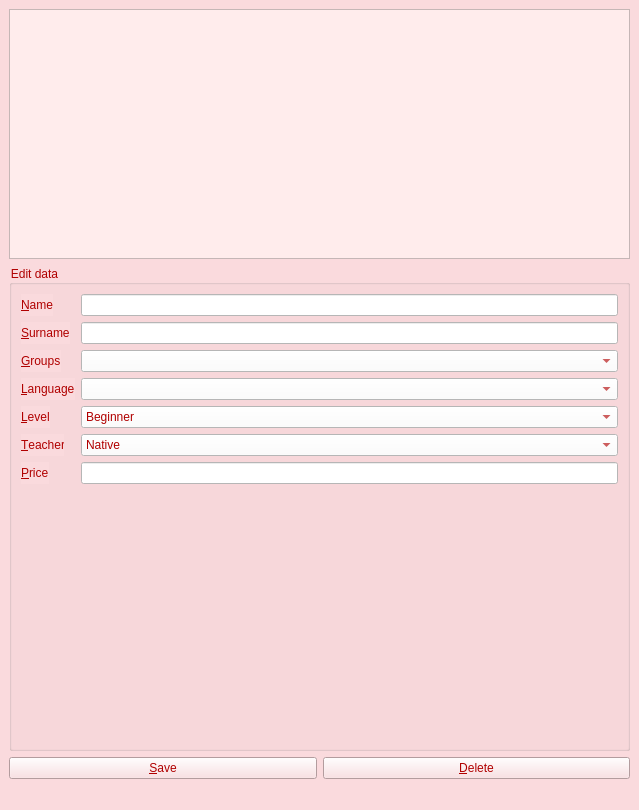
<?xml version="1.0" encoding="UTF-8"?>
<ui version="4.0">
 <class>EditWindow</class>
 <widget class="QMainWindow" name="EditWindow">
  <property name="geometry">
   <rect>
    <x>0</x>
    <y>0</y>
    <width>639</width>
    <height>810</height>
   </rect>
  </property>
  <property name="windowTitle">
   <string>Edit data</string>
  </property>
  <property name="styleSheet">
   <string notr="true">background-color: rgb(250, 218, 221)</string>
  </property>
  <widget class="QWidget" name="centralwidget">
   <layout class="QVBoxLayout" name="verticalLayout">
    <item>
     <widget class="QTableView" name="tableView">
      <property name="maximumSize">
       <size>
        <width>622</width>
        <height>250</height>
       </size>
      </property>
      <property name="styleSheet">
       <string notr="true">background-color: rgb(255, 236, 236);
font: 63 15pt &quot;Yrsa&quot;;
color: rgb(176, 0, 0);</string>
      </property>
     </widget>
    </item>
    <item>
     <widget class="QGroupBox" name="groupBox">
      <property name="styleSheet">
       <string notr="true">background-color: rgb(250, 218, 221);
font: 63 15pt &quot;Yrsa&quot;;
color: rgb(176, 0, 0);</string>
      </property>
      <property name="title">
       <string>Edit data</string>
      </property>
      <layout class="QFormLayout" name="formLayout">
       <item row="0" column="0">
        <widget class="QLabel" name="label">
         <property name="styleSheet">
          <string notr="true">font: 63 25pt &quot;Yrsa&quot;;
color: rgb(176, 0, 0);</string>
         </property>
         <property name="text">
          <string>&amp;Name</string>
         </property>
         <property name="buddy">
          <cstring>NameLineEdit</cstring>
         </property>
        </widget>
       </item>
       <item row="0" column="1">
        <widget class="QLineEdit" name="NameLineEdit">
         <property name="styleSheet">
          <string notr="true">background-color: rgb(255, 255, 255);
font: 63 25pt &quot;Yrsa&quot;;
color: rgb(176, 0, 0);</string>
         </property>
        </widget>
       </item>
       <item row="1" column="0">
        <widget class="QLabel" name="label_2">
         <property name="styleSheet">
          <string notr="true">font: 63 25pt &quot;Yrsa&quot;;
color: rgb(176, 0, 0);</string>
         </property>
         <property name="text">
          <string>&amp;Surname</string>
         </property>
         <property name="buddy">
          <cstring>SurnameLineEdit</cstring>
         </property>
        </widget>
       </item>
       <item row="1" column="1">
        <widget class="QLineEdit" name="SurnameLineEdit">
         <property name="styleSheet">
          <string notr="true">background-color: rgb(255, 255, 255);
font: 63 25pt &quot;Yrsa&quot;;
color: rgb(176, 0, 0);</string>
         </property>
        </widget>
       </item>
       <item row="2" column="0">
        <widget class="QLabel" name="label_3">
         <property name="styleSheet">
          <string notr="true">font: 63 25pt &quot;Yrsa&quot;;
color: rgb(176, 0, 0);</string>
         </property>
         <property name="text">
          <string>&amp;Groups</string>
         </property>
         <property name="buddy">
          <cstring>GroupsComboBox</cstring>
         </property>
        </widget>
       </item>
       <item row="2" column="1">
        <widget class="QComboBox" name="GroupsComboBox">
         <property name="styleSheet">
          <string notr="true">background-color: rgb(255, 255, 255);
font: 63 25pt &quot;Yrsa&quot;;
color: rgb(176, 0, 0);</string>
         </property>
        </widget>
       </item>
       <item row="3" column="0">
        <widget class="QLabel" name="label_4">
         <property name="styleSheet">
          <string notr="true">font: 63 25pt &quot;Yrsa&quot;;
color: rgb(176, 0, 0);</string>
         </property>
         <property name="text">
          <string>&amp;Language</string>
         </property>
         <property name="buddy">
          <cstring>LangComboBox</cstring>
         </property>
        </widget>
       </item>
       <item row="3" column="1">
        <widget class="QComboBox" name="LangComboBox">
         <property name="styleSheet">
          <string notr="true">background-color: rgb(255, 255, 255);
font: 63 25pt &quot;Yrsa&quot;;
color: rgb(176, 0, 0);</string>
         </property>
        </widget>
       </item>
       <item row="4" column="0">
        <widget class="QLabel" name="label_5">
         <property name="styleSheet">
          <string notr="true">font: 63 25pt &quot;Yrsa&quot;;
color: rgb(176, 0, 0);</string>
         </property>
         <property name="text">
          <string>&amp;Level</string>
         </property>
         <property name="buddy">
          <cstring>LevelComboBox</cstring>
         </property>
        </widget>
       </item>
       <item row="4" column="1">
        <widget class="QComboBox" name="LevelComboBox">
         <property name="styleSheet">
          <string notr="true">background-color: rgb(255, 255, 255);
font: 63 25pt &quot;Yrsa&quot;;
color: rgb(176, 0, 0);</string>
         </property>
         <item>
          <property name="text">
           <string>Beginner</string>
          </property>
         </item>
         <item>
          <property name="text">
           <string>Pre-Intermediate</string>
          </property>
         </item>
         <item>
          <property name="text">
           <string>Intermediate</string>
          </property>
         </item>
         <item>
          <property name="text">
           <string>Upper Intermediate</string>
          </property>
         </item>
         <item>
          <property name="text">
           <string>Advanced</string>
          </property>
         </item>
         <item>
          <property name="text">
           <string>Proficiency</string>
          </property>
         </item>
        </widget>
       </item>
       <item row="5" column="0">
        <widget class="QLabel" name="label_6">
         <property name="styleSheet">
          <string notr="true">font: 63 25pt &quot;Yrsa&quot;;
color: rgb(176, 0, 0);</string>
         </property>
         <property name="text">
          <string>&amp;Teacher</string>
         </property>
         <property name="buddy">
          <cstring>TeacherComboBox</cstring>
         </property>
        </widget>
       </item>
       <item row="5" column="1">
        <widget class="QComboBox" name="TeacherComboBox">
         <property name="styleSheet">
          <string notr="true">background-color: rgb(255, 255, 255);
font: 63 25pt &quot;Yrsa&quot;;
color: rgb(176, 0, 0);</string>
         </property>
         <item>
          <property name="text">
           <string>Native</string>
          </property>
         </item>
         <item>
          <property name="text">
           <string>Non-Native</string>
          </property>
         </item>
        </widget>
       </item>
       <item row="6" column="0">
        <widget class="QLabel" name="label_7">
         <property name="styleSheet">
          <string notr="true">font: 63 25pt &quot;Yrsa&quot;;
color: rgb(176, 0, 0);</string>
         </property>
         <property name="text">
          <string>&amp;Price</string>
         </property>
         <property name="buddy">
          <cstring>PriceLineEdit</cstring>
         </property>
        </widget>
       </item>
       <item row="6" column="1">
        <widget class="QLineEdit" name="PriceLineEdit">
         <property name="styleSheet">
          <string notr="true">background-color: rgb(255, 255, 255);
font: 63 25pt &quot;Yrsa&quot;;
color: rgb(176, 0, 0);</string>
         </property>
        </widget>
       </item>
      </layout>
     </widget>
    </item>
    <item>
     <layout class="QHBoxLayout" name="horizontalLayout">
      <item>
       <widget class="QPushButton" name="SaveButton">
        <property name="styleSheet">
         <string notr="true">background-color: rgb(250, 218, 221);
font: 63 25pt &quot;Yrsa&quot;;
color: rgb(176, 0, 0);</string>
        </property>
        <property name="text">
         <string>&amp;Save</string>
        </property>
       </widget>
      </item>
      <item>
       <widget class="QPushButton" name="DeleteButton">
        <property name="styleSheet">
         <string notr="true">background-color: rgb(250, 218, 221);
font: 63 25pt &quot;Yrsa&quot;;
color: rgb(176, 0, 0);</string>
        </property>
        <property name="text">
         <string>&amp;Delete</string>
        </property>
       </widget>
      </item>
     </layout>
    </item>
   </layout>
  </widget>
  <widget class="QMenuBar" name="menubar">
   <property name="geometry">
    <rect>
     <x>0</x>
     <y>0</y>
     <width>639</width>
     <height>22</height>
    </rect>
   </property>
  </widget>
  <widget class="QStatusBar" name="statusbar"/>
 </widget>
 <resources/>
 <connections>
  <connection>
   <sender>NameLineEdit</sender>
   <signal>textChanged(QString)</signal>
   <receiver>EditWindow</receiver>
   <slot>SaveButtonSetEnabled()</slot>
   <hints>
    <hint type="sourcelabel">
     <x>222</x>
     <y>321</y>
    </hint>
    <hint type="destinationlabel">
     <x>16</x>
     <y>542</y>
    </hint>
   </hints>
  </connection>
  <connection>
   <sender>SurnameLineEdit</sender>
   <signal>textChanged(QString)</signal>
   <receiver>EditWindow</receiver>
   <slot>SaveButtonSetEnabled()</slot>
   <hints>
    <hint type="sourcelabel">
     <x>249</x>
     <y>353</y>
    </hint>
    <hint type="destinationlabel">
     <x>62</x>
     <y>564</y>
    </hint>
   </hints>
  </connection>
  <connection>
   <sender>PriceLineEdit</sender>
   <signal>textChanged(QString)</signal>
   <receiver>EditWindow</receiver>
   <slot>SaveButtonSetEnabled()</slot>
   <hints>
    <hint type="sourcelabel">
     <x>304</x>
     <y>508</y>
    </hint>
    <hint type="destinationlabel">
     <x>263</x>
     <y>560</y>
    </hint>
   </hints>
  </connection>
 </connections>
 <slots>
  <slot>SaveButtonSetEnabled()</slot>
  <slot>TableViewClicked()</slot>
 </slots>
</ui>
